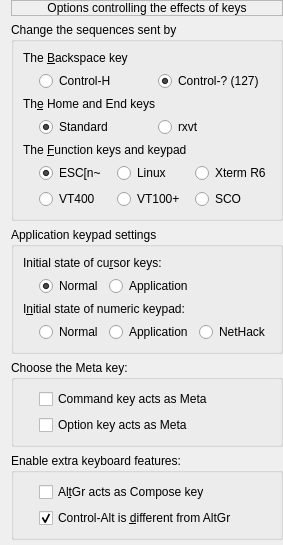
     <widget class="QWidget" name="page_4">
      <layout class="QVBoxLayout" name="verticalLayout_6">
       <property name="topMargin">
        <number>0</number>
       </property>
       <property name="rightMargin">
        <number>0</number>
       </property>
       <property name="bottomMargin">
        <number>0</number>
       </property>
       <item>
        <widget class="QLabel" name="label_12">
         <property name="sizePolicy">
          <sizepolicy hsizetype="Preferred" vsizetype="Minimum">
           <horstretch>0</horstretch>
           <verstretch>0</verstretch>
          </sizepolicy>
         </property>
         <property name="frameShape">
          <enum>QFrame::Shape::StyledPanel</enum>
         </property>
         <property name="text">
          <string>Options controlling the effects of keys</string>
         </property>
         <property name="alignment">
          <set>Qt::AlignmentFlag::AlignCenter</set>
         </property>
         <property name="margin">
          <number>2</number>
         </property>
        </widget>
       </item>
       <item>
        <widget class="QGroupBox" name="groupBox_9">
         <property name="sizePolicy">
          <sizepolicy hsizetype="Preferred" vsizetype="Maximum">
           <horstretch>0</horstretch>
           <verstretch>0</verstretch>
          </sizepolicy>
         </property>
         <property name="title">
          <string>Change the sequences sent by</string>
         </property>
         <property name="flat">
          <bool>true</bool>
         </property>
         <layout class="QGridLayout" name="gridLayout_43">
          <item row="1" column="1">
           <layout class="QHBoxLayout" name="horizontalLayout_11">
            <item>
             <widget class="QRadioButton" name="rb_backspacekey_ctrlh">
              <property name="text">
               <string>Control-H</string>
              </property>
              <attribute name="buttonGroup">
               <string notr="true">buttonGroup</string>
              </attribute>
             </widget>
            </item>
            <item>
             <widget class="QRadioButton" name="rb_backspace_ctrl127">
              <property name="text">
               <string>Control-? (127)</string>
              </property>
              <property name="checked">
               <bool>true</bool>
              </property>
              <attribute name="buttonGroup">
               <string notr="true">buttonGroup</string>
              </attribute>
             </widget>
            </item>
           </layout>
          </item>
          <item row="3" column="1">
           <layout class="QHBoxLayout" name="horizontalLayout_14">
            <item>
             <widget class="QRadioButton" name="rb_homeendkeys_std">
              <property name="text">
               <string>Standard</string>
              </property>
              <property name="checked">
               <bool>true</bool>
              </property>
              <attribute name="buttonGroup">
               <string notr="true">buttonGroup_3</string>
              </attribute>
             </widget>
            </item>
            <item>
             <widget class="QRadioButton" name="rb_homeendkeys_rxvt">
              <property name="text">
               <string>rxvt</string>
              </property>
              <attribute name="buttonGroup">
               <string notr="true">buttonGroup_3</string>
              </attribute>
             </widget>
            </item>
           </layout>
          </item>
          <item row="5" column="1">
           <layout class="QGridLayout" name="gridLayout">
            <item row="0" column="0">
             <widget class="QRadioButton" name="rb_fnkeys_esc">
              <property name="text">
               <string>ESC[n~</string>
              </property>
              <property name="checked">
               <bool>true</bool>
              </property>
              <attribute name="buttonGroup">
               <string notr="true">gp_fnkeys</string>
              </attribute>
             </widget>
            </item>
            <item row="0" column="1">
             <widget class="QRadioButton" name="rb_fnkeys_linux">
              <property name="text">
               <string>Linux</string>
              </property>
              <attribute name="buttonGroup">
               <string notr="true">gp_fnkeys</string>
              </attribute>
             </widget>
            </item>
            <item row="1" column="2">
             <widget class="QRadioButton" name="rb_fnkeys_sco">
              <property name="text">
               <string>SCO</string>
              </property>
              <attribute name="buttonGroup">
               <string notr="true">gp_fnkeys</string>
              </attribute>
             </widget>
            </item>
            <item row="1" column="1">
             <widget class="QRadioButton" name="rb_fnkeys_vt100">
              <property name="text">
               <string>VT100+</string>
              </property>
              <attribute name="buttonGroup">
               <string notr="true">gp_fnkeys</string>
              </attribute>
             </widget>
            </item>
            <item row="0" column="2">
             <widget class="QRadioButton" name="rb_fnkeys_xtermr6">
              <property name="text">
               <string>Xterm R6</string>
              </property>
              <attribute name="buttonGroup">
               <string notr="true">gp_fnkeys</string>
              </attribute>
             </widget>
            </item>
            <item row="1" column="0">
             <widget class="QRadioButton" name="rb_fnkeys_vt400">
              <property name="text">
               <string>VT400</string>
              </property>
              <attribute name="buttonGroup">
               <string notr="true">gp_fnkeys</string>
              </attribute>
             </widget>
            </item>
           </layout>
          </item>
          <item row="0" column="0" colspan="2">
           <widget class="QLabel" name="label_13">
            <property name="text">
             <string>The &amp;Backspace key</string>
            </property>
            <property name="buddy">
             <cstring>rb_backspacekey_ctrlh</cstring>
            </property>
           </widget>
          </item>
          <item row="2" column="0" colspan="2">
           <widget class="QLabel" name="label_14">
            <property name="text">
             <string>Th&amp;e Home and End keys</string>
            </property>
            <property name="buddy">
             <cstring>rb_homeendkeys_std</cstring>
            </property>
           </widget>
          </item>
          <item row="4" column="0" colspan="2">
           <widget class="QLabel" name="label_15">
            <property name="text">
             <string>The &amp;Function keys and keypad</string>
            </property>
            <property name="buddy">
             <cstring>rb_fnkeys_esc</cstring>
            </property>
           </widget>
          </item>
          <item row="1" column="0">
           <widget class="QWidget" name="widget_3" native="true">
            <property name="sizePolicy">
             <sizepolicy hsizetype="Fixed" vsizetype="Fixed">
              <horstretch>0</horstretch>
              <verstretch>0</verstretch>
             </sizepolicy>
            </property>
            <property name="minimumSize">
             <size>
              <width>10</width>
              <height>10</height>
             </size>
            </property>
            <property name="maximumSize">
             <size>
              <width>10</width>
              <height>10</height>
             </size>
            </property>
           </widget>
          </item>
         </layout>
        </widget>
       </item>
       <item>
        <widget class="QGroupBox" name="groupBox_10">
         <property name="sizePolicy">
          <sizepolicy hsizetype="Preferred" vsizetype="Maximum">
           <horstretch>0</horstretch>
           <verstretch>0</verstretch>
          </sizepolicy>
         </property>
         <property name="title">
          <string>Application keypad settings</string>
         </property>
         <property name="flat">
          <bool>true</bool>
         </property>
         <layout class="QGridLayout" name="gridLayout_37">
          <item row="1" column="2">
           <widget class="QRadioButton" name="rb_inicursorkeys_app">
            <property name="text">
             <string>Application</string>
            </property>
            <attribute name="buttonGroup">
             <string notr="true">buttonGroup_4</string>
            </attribute>
           </widget>
          </item>
          <item row="3" column="3">
           <widget class="QRadioButton" name="rb_ininumkeys_nethack">
            <property name="text">
             <string>NetHack</string>
            </property>
            <attribute name="buttonGroup">
             <string notr="true">buttonGroup_13</string>
            </attribute>
           </widget>
          </item>
          <item row="1" column="1">
           <widget class="QRadioButton" name="rb_inicursorkeys_normal">
            <property name="text">
             <string>Normal</string>
            </property>
            <property name="checked">
             <bool>true</bool>
            </property>
            <attribute name="buttonGroup">
             <string notr="true">buttonGroup_4</string>
            </attribute>
           </widget>
          </item>
          <item row="3" column="1">
           <widget class="QRadioButton" name="rb_ininumkeys_normal">
            <property name="text">
             <string>Normal</string>
            </property>
            <property name="checked">
             <bool>false</bool>
            </property>
            <attribute name="buttonGroup">
             <string notr="true">buttonGroup_13</string>
            </attribute>
           </widget>
          </item>
          <item row="3" column="2">
           <widget class="QRadioButton" name="rb_ininumkeys_app">
            <property name="text">
             <string>Application</string>
            </property>
            <attribute name="buttonGroup">
             <string notr="true">buttonGroup_13</string>
            </attribute>
           </widget>
          </item>
          <item row="0" column="0" colspan="4">
           <widget class="QLabel" name="label_16">
            <property name="text">
             <string>Initial state of cu&amp;rsor keys:</string>
            </property>
            <property name="buddy">
             <cstring>rb_inicursorkeys_normal</cstring>
            </property>
           </widget>
          </item>
          <item row="2" column="0" colspan="4">
           <widget class="QLabel" name="label_17">
            <property name="text">
             <string>I&amp;nitial state of numeric keypad:</string>
            </property>
            <property name="buddy">
             <cstring>rb_ininumkeys_normal</cstring>
            </property>
           </widget>
          </item>
          <item row="1" column="0">
           <widget class="QWidget" name="widget_6" native="true">
            <property name="sizePolicy">
             <sizepolicy hsizetype="Fixed" vsizetype="Fixed">
              <horstretch>0</horstretch>
              <verstretch>0</verstretch>
             </sizepolicy>
            </property>
            <property name="minimumSize">
             <size>
              <width>10</width>
              <height>10</height>
             </size>
            </property>
            <property name="maximumSize">
             <size>
              <width>10</width>
              <height>10</height>
             </size>
            </property>
           </widget>
          </item>
         </layout>
        </widget>
       </item>
       <item>
        <widget class="QGroupBox" name="gb_osx_meta">
         <property name="title">
          <string>Choose the Meta key:</string>
         </property>
         <property name="flat">
          <bool>true</bool>
         </property>
         <layout class="QGridLayout" name="gridLayout_44">
          <item row="0" column="1">
           <widget class="QCheckBox" name="chb_osx_command_meta">
            <property name="text">
             <string>Command key acts as Meta</string>
            </property>
           </widget>
          </item>
          <item row="1" column="1">
           <widget class="QCheckBox" name="chb_osx_option_meta">
            <property name="text">
             <string>Option key acts as Meta</string>
            </property>
           </widget>
          </item>
          <item row="0" column="0">
           <widget class="QWidget" name="widget_7" native="true">
            <property name="sizePolicy">
             <sizepolicy hsizetype="Fixed" vsizetype="Fixed">
              <horstretch>0</horstretch>
              <verstretch>0</verstretch>
             </sizepolicy>
            </property>
            <property name="minimumSize">
             <size>
              <width>10</width>
              <height>10</height>
             </size>
            </property>
            <property name="maximumSize">
             <size>
              <width>10</width>
              <height>10</height>
             </size>
            </property>
           </widget>
          </item>
         </layout>
        </widget>
       </item>
       <item>
        <widget class="QGroupBox" name="gb_win_altgr">
         <property name="sizePolicy">
          <sizepolicy hsizetype="Preferred" vsizetype="Maximum">
           <horstretch>0</horstretch>
           <verstretch>0</verstretch>
          </sizepolicy>
         </property>
         <property name="title">
          <string>Enable extra keyboard features:</string>
         </property>
         <property name="flat">
          <bool>true</bool>
         </property>
         <layout class="QGridLayout" name="gridLayout_45">
          <item row="1" column="1">
           <widget class="QCheckBox" name="chb_ctrl_alt">
            <property name="text">
             <string>Control-Alt is &amp;different from AltGr</string>
            </property>
            <property name="checked">
             <bool>true</bool>
            </property>
           </widget>
          </item>
          <item row="0" column="1">
           <widget class="QCheckBox" name="chb_altgrkey">
            <property name="text">
             <string>Al&amp;tGr acts as Compose key</string>
            </property>
           </widget>
          </item>
          <item row="0" column="0">
           <widget class="QWidget" name="widget_8" native="true">
            <property name="sizePolicy">
             <sizepolicy hsizetype="Fixed" vsizetype="Fixed">
              <horstretch>0</horstretch>
              <verstretch>0</verstretch>
             </sizepolicy>
            </property>
            <property name="minimumSize">
             <size>
              <width>10</width>
              <height>10</height>
             </size>
            </property>
            <property name="maximumSize">
             <size>
              <width>10</width>
              <height>10</height>
             </size>
            </property>
           </widget>
          </item>
         </layout>
        </widget>
       </item>
       <item>
        <spacer name="verticalSpacer_16">
         <property name="orientation">
          <enum>Qt::Orientation::Vertical</enum>
         </property>
         <property name="sizeHint" stdset="0">
          <size>
           <width>20</width>
           <height>5</height>
          </size>
         </property>
        </spacer>
       </item>
      </layout>
     </widget>
